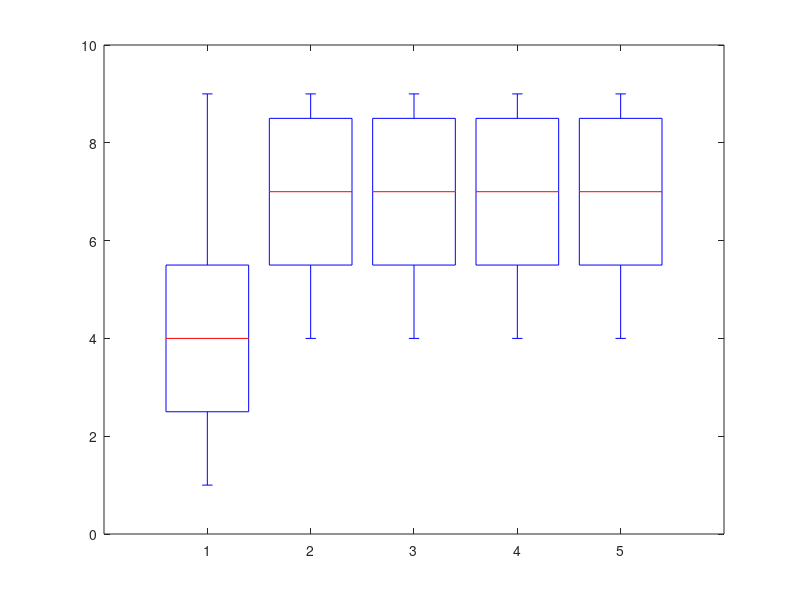

MATLAB code for this plot:
clc
clear
close all
x1=[1,2,3,4,5,6,9;9,6,7,8,9,5,4;9,6,7,8,9,5,4;9,6,7,8,9,5,4;9,6,7,8,9,5,4];
x=x1';
y1=[2,3,4,5,6,7];
%boxplot(x,{'Germany', 'USA', 'Japan', 'Italy', 'France'})
boxplot(x);